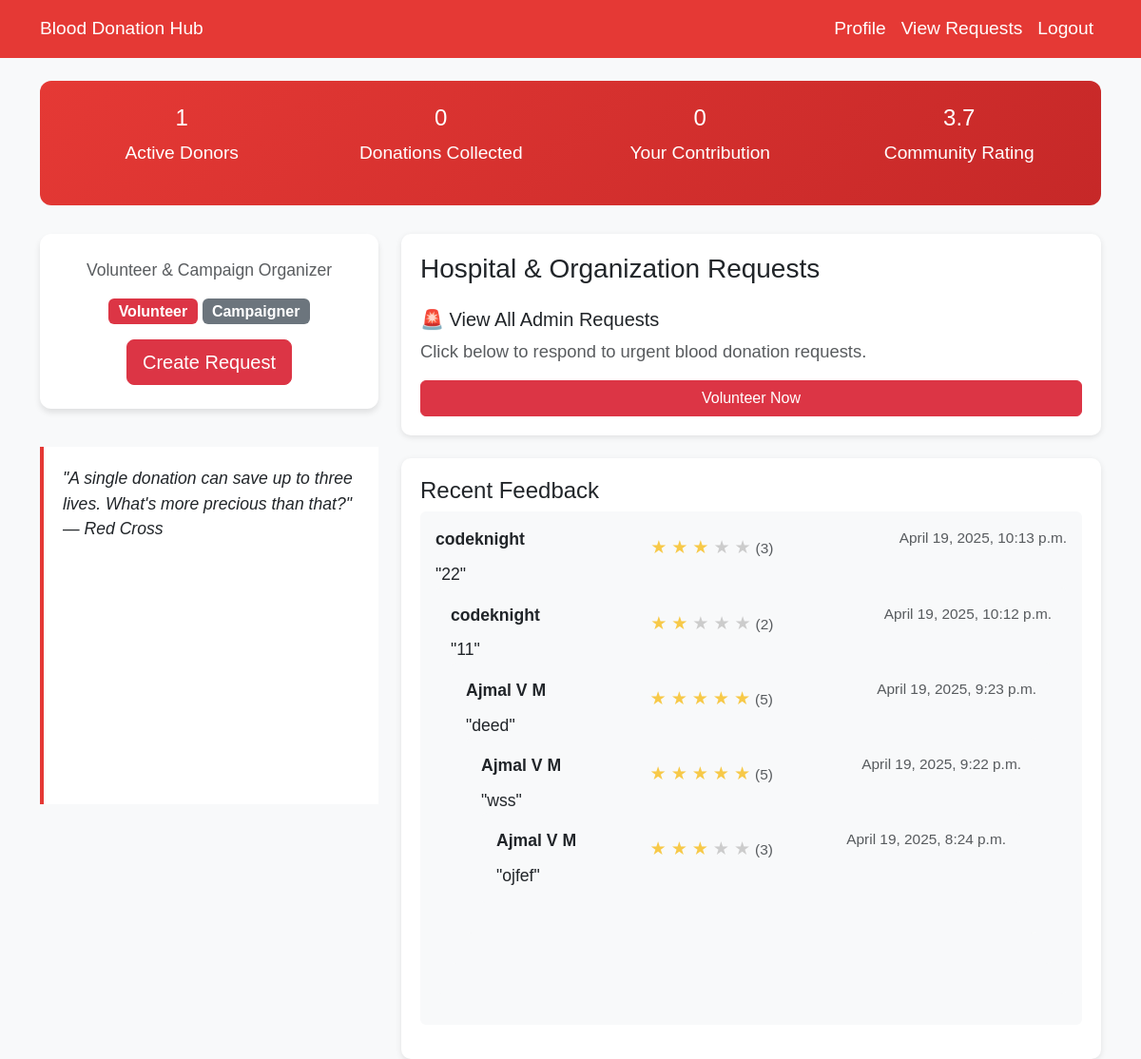
Page /sponsors/ (signed in) on the earlier database version.
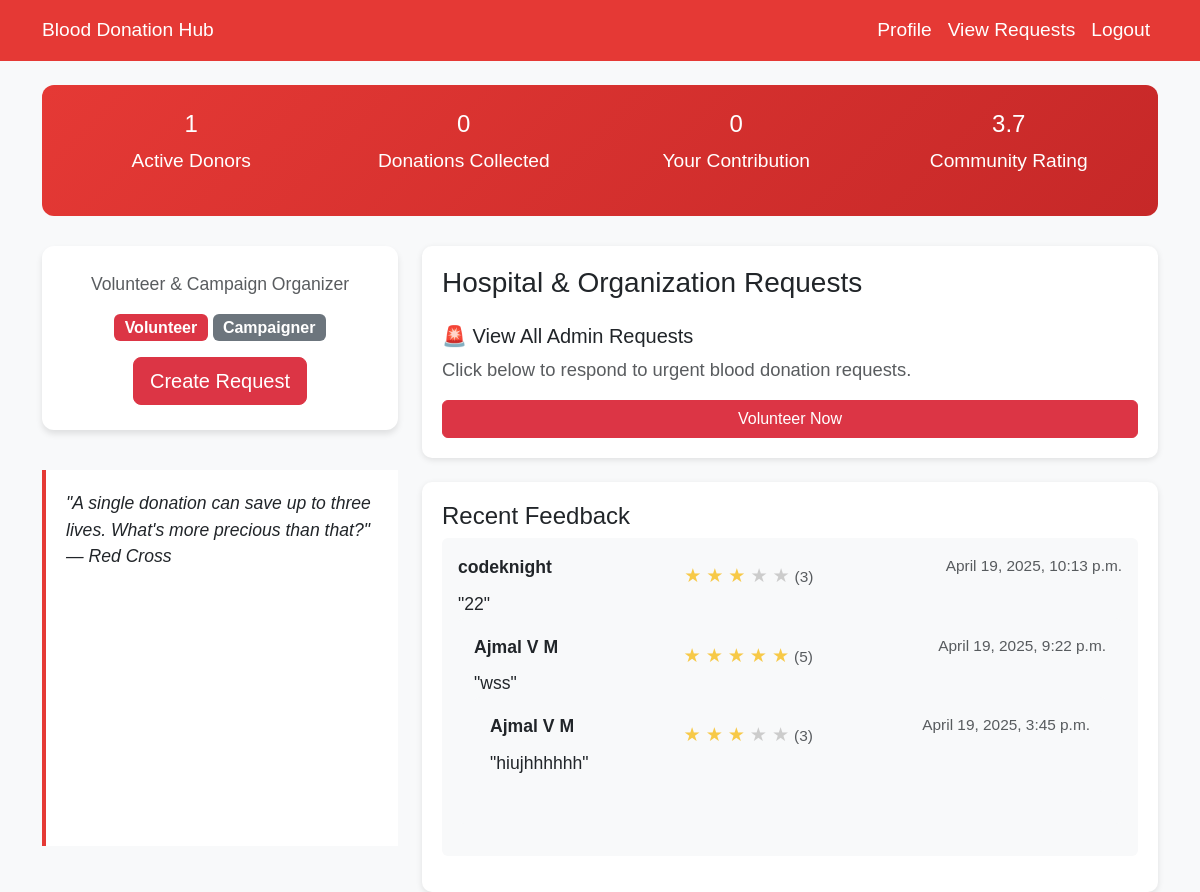
Same page on the later database version.
### com/models.py (models this page shows, shortened)
class Feedback(models.Model):
    description=models.TextField(max_length=50)
    rating=models.IntegerField()
    usser=models.ForeignKey(Reg,on_delete=models.CASCADE,null=True,blank=True)
    choice=models.CharField(max_length=50,null=True,blank=True)
    created_at= models.DateTimeField(auto_now=True)

class Reg(models.Model):
    name=models.CharField(max_length=30)
    email=models.EmailField(max_length=50,unique=True)
    passw=models.CharField(max_length=50)
    contact=models.CharField(max_length=10)
    age=models.CharField(max_length=5)
    location=models.CharField(max_length=50,default='India')
    image = models.ImageField(upload_to='images/', null=True, blank=True)
    genderchoice=(
        ('male','MALE'),
        ('female','FEMALE'),
        ('others','OTHERS')
    )
    gender=models.CharField(max_length=10,choices=genderchoice,null=True,blank=True)
    bloodgroupchoice=(
        ('A+','A+'),
        ('A-','A-'),
        ('B+','B+'),
        ('B-','B-'),
        ('AB+','AB+'),
        ('AB-','AB-'),
        ('O+','O+'),
        ('O-','O-'),
    )
    bloodgroup=models.CharField(max_length=5,choices=bloodgroupchoice,null=True,blank=True)

### com/views.py (the view)
# urls.py: path('sponsors/', views.sponsors, name='sponsors'),
def sponsors(request):
    if 'email' not in request.session:
        return redirect('modlogin')
    try:
        email= request.session['email']
        mode= Mod.objects.get(email=email)
    except:
        return redirect('modlogin')
    obj = models.AdminRequest.objects.all()
    total_donors = Mod.objects.filter(
        category='sponsors or donors',
        approval_status=True
    ).count()
    donations_collected = Request.objects.filter(status='COMPLETED').count()
    print('ff',mode)
    completed_donations = Request.objects.filter(mod=mode,status='COMPLETED').count()
    feedback= Feedback.objects.filter(choice='sponsors or donors').order_by('-created_at')[:5]
    average_rating = Feedback.objects.filter(choice='sponsors or donors').aggregate(Avg('rating'))['rating__avg']
    average_rating = round(average_rating, 1) if average_rating is not None else "N/A"
    print('dd',completed_donations)
    return render(request, 'sponsors.html', {
        'obj': obj,
        'total_donors': total_donors,
        'donations_collected': donations_collected,
        'completed_donations': completed_donations,
        'feedback': feedback,
        'average_rating' : average_rating
    })

### com/templates/sponsors.html (shortened to what this page needs)
<!DOCTYPE html>
<html lang="en">
<head>
  <link rel="stylesheet" href="https://cdn.jsdelivr.net/npm/bootstrap@5.3.0/dist/css/bootstrap.min.css"/>
</head>
<body>
  <nav class="navbar navbar-expand-lg">
    <div class="container">
      <a class="navbar-brand" href="#">Blood Donation Hub</a>
      <div class="collapse navbar-collapse">
        <ul class="navbar-nav ms-auto">
          <li class="nav-item"><a class="nav-link" href="/modprofile/">Profile</a></li>
          <li class="nav-item"><a class="nav-link" href="/viewrequests/">View Requests</a></li>
          <li class="nav-item"><a class="nav-link btn btn-danger text-white" href="/logout/">Logout</a></li>
        </ul>
      </div>
    </div>
  </nav>
  <div class="container mt-4">
    <div class="quick-stats">
      <div class="row text-center">
        <div class="col-md-3">
            <h4>{{ total_donors }}</h4>
            <p>Active Donors</p>
          </div>
        <div class="col-md-3">
          <h4>{{ donations_collected }}</h4>
          <p>Donations Collected</p>
        </div>
        <div class="col-md-3">
          <h4>{{ completed_donations }}</h4>
          <p>Your Contribution</p>
        </div>
        <div class="col-md-3">
          <h4>{{ average_rating|floatformat:1 }}</h4>
          <p>Community Rating</p>
        </div>
      </div>
    </div>
    <div class="row g-4">
      <div class="col-md-4 full-height-col">
        <div class="sponsor-profile">
          <p class="text-muted">Volunteer & Campaign Organizer</p>
          <div class="mb-3">
            <span class="badge bg-danger fs-6">Volunteer</span>
            <span class="badge bg-secondary fs-6">Campaigner</span>
          </div>
          <a href="/upload_request/" class="btn btn-danger btn-lg">Create Request</a>
        </div>
        <div class="motivational-quote" id="dailyQuote">
        </div>
      </div>
      <div class="col-md-8">
        <div class="resource-item mb-4">
          <h3>Hospital & Organization Requests</h3>
          <div class="d-flex flex-column justify-content-between h-100">
            <div>
              <h5 class="mt-3">🚨 View All Admin Requests</h5>
              <p class="text-muted">Click below to respond to urgent blood donation requests.</p>
            </div>
            <a href="{% url 'adreqlist' %}" class="btn btn-danger w-100">Volunteer Now</a>
          </div>
        </div>
        <div class="recent-feedback">
          <h4>Recent Feedback</h4>
          {% if feedback %}
          {% for feed in feedback%}
          <div class="mb-3 p-3 bg-light rounded">
            <div class="d-flex justify-content-between">
              <strong>{{ feed.usser.name }}</strong>
              <div class="mt-2">
                {% for i in "12345" %}
                    {% if forloop.counter <= feed.rating %}
                        <span class="star filled">&#9733;</span>
                    {% else %}
                        <span class="star">&#9733;</span>
                    {% endif %}
                {% endfor %}
                <small class="text-muted">({{ feed.rating }})</small>
            </div>
              <small class="text-muted">{{ feed.created_at}}</small>
            </div>
            <p class="mb-0">"{{ feed.description }}"</p>
            {% endfor %}
          </div>
          {% else %}
          <strong>No ratings yet</strong>
          {% endif %}
        </div>
      </div>
    </div>
  </div>
</body>
</html>

Differences in the rows shown:
removed Feedback: usser.name "codeknight", rating "2", created_at "April 19, 2025, 10:12 p.m.", description "11"
removed Feedback: usser.name "Ajmal V M", rating "5", created_at "April 19, 2025, 9:23 p.m.", description "deed"
removed Feedback: usser.name "Ajmal V M", rating "3", created_at "April 19, 2025, 8:24 p.m.", description "ojfef"
now on this page (row unchanged): Feedback: usser.name "Ajmal V M", rating "3", created_at "April 19, 2025, 3:45 p.m.", description "hiujhhhhhh"
